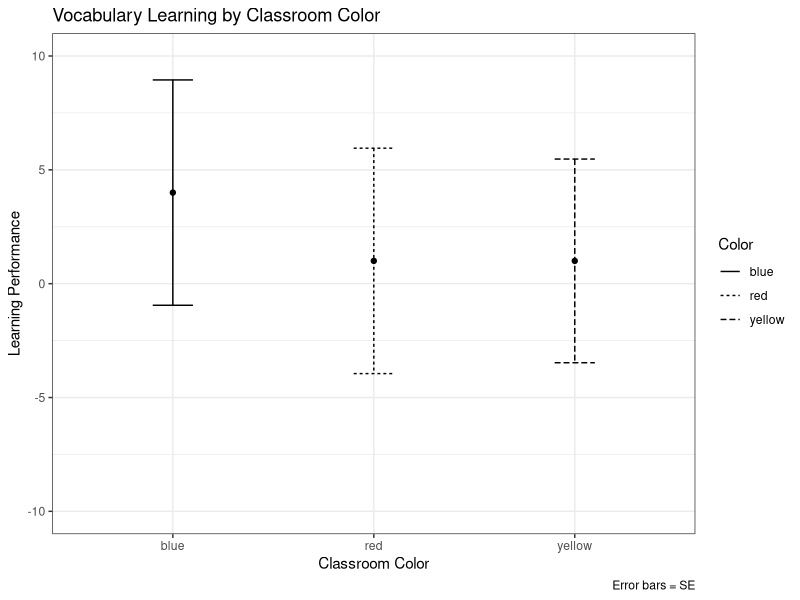
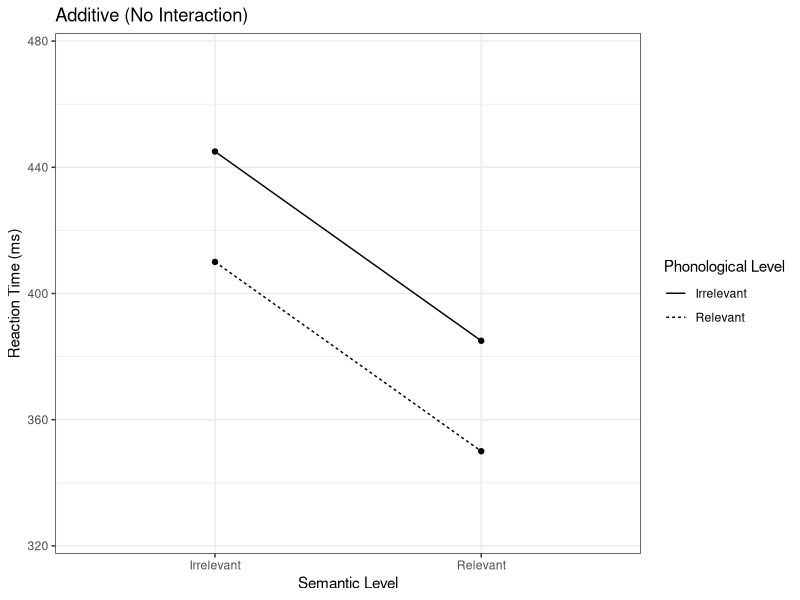
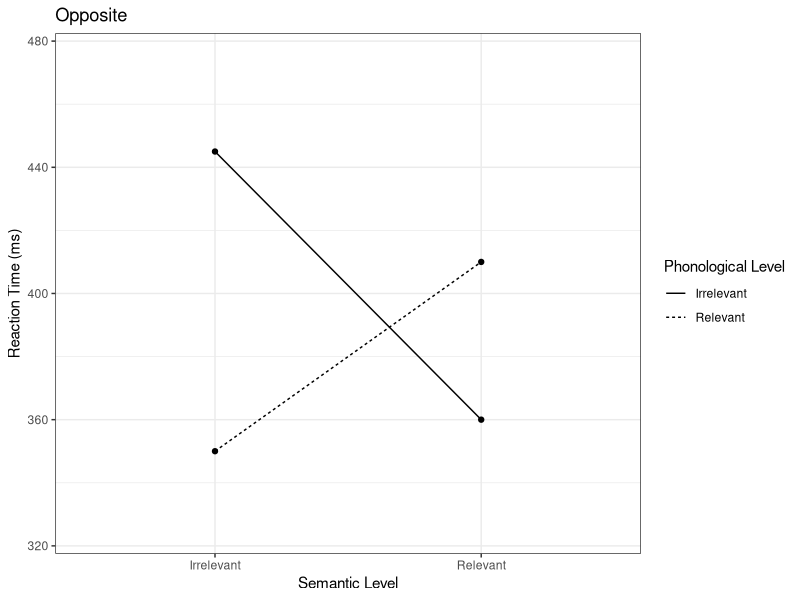
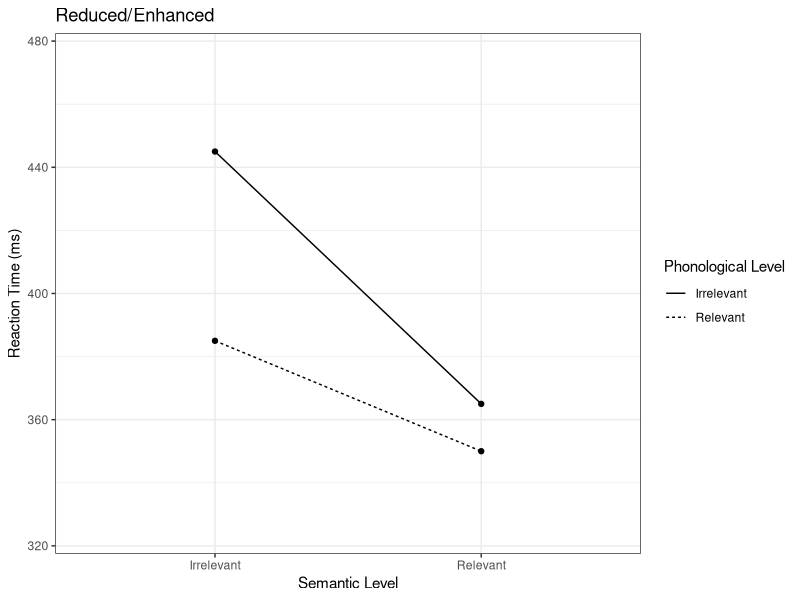

Source code (R) for these figures, in order:
# 記得先設定工作目錄！

# 三之二
# 讀取教室顏色影響生字學習的資料
exp1 = read.delim("ColoredRooms.txt", header = T)
head(exp1) 

# 產生並儲存ANOVA的檢定結果
colors.aov = aov(Learning ~ Color, data = exp1)	
# ANOVA檢定的基本資訊
colors.aov

summary(colors.aov)	# 產生正式的統計檢定報告

# 練習一
# 依exp1的Color因子層次分組計算Learning平均數並整理為資料框
exp.avg = aggregate(Learning ~ Color, FUN = mean, data = exp1)
# 取出每個教室的子集合並計算Learning標準誤
exp.blue = subset(exp1, Color == "blue")
blue.se = sqrt(sum(((exp.blue$Learning - mean(exp.blue$Learning)) ^ 2)) / 
                 (sd(exp.blue$Learning) / nrow(exp.blue)))
exp.red = subset(exp1, Color == "red")
red.se = sqrt(sum(((exp.red$Learning - mean(exp.red$Learning)) ^ 2)) / 
                 (sd(exp.red$Learning) / nrow(exp.red)))
exp.yellow = subset(exp1, Color == "yellow")
yellow.se = sqrt(sum(((exp.yellow$Learning - mean(exp.yellow$Learning)) ^ 2)) / 
                (sd(exp.yellow$Learning) / nrow(exp.yellow)))

# 將標準誤數值依照exp.avg裡Classroom層次的順序合併為單一向量，並存入exp.avg
# 中的SE欄位
exp.avg$SE = c(blue.se, red.se, yellow.se)

library(ggplot2)

# 依教室顏色不同繪製型式不同的線條(linetype)
ggplot(data = exp.avg, mapping = aes(x = Color, y = Learning, group = Color, linetype = Color)) +
  # 繪製資料點而不是資料長條，因為標準誤有小於0的時候(長條圖的基準值為0)
  geom_point() +
  geom_errorbar(mapping = aes(ymin = Learning - SE, ymax = Learning + SE), width = 0.2)  +
  scale_y_continuous(limits = c(-10, 10)) +
  # 應該在圖表的附註說明誤差線的範圍指的是哪一種統計數據
  labs(title = "Vocabulary Learning by Classroom Color", x = "Classroom Color", 
       y = "Learning Performance", caption = "Error bars = SE") +
  theme_bw()

# 驗證教室顏色ANOVA檢定中的右尾p值
pf(q = 11.25, df1 = 2, df2 = 12, lower.tail = F)	# p值正是.00177

# 練習二
# 取出每個教室學生的子集合
exp.blue = subset(exp1, Color == "blue")
exp.red = subset(exp1, Color == "red")
exp.yellow = subset(exp1, Color == "yellow")

# 取得每個子集合樣本生字學習表現平均值
blue.mean = mean(exp.blue$Learning)
red.mean = mean(exp.red$Learning)
yellow.mean = mean(exp.yellow$Learning)

# 取得每個樣本的組內平方和
blue.ss = sum((exp.blue$Learning - blue.mean) ^ 2)
red.ss = sum((exp.red$Learning - red.mean) ^ 2)
yellow.ss = sum((exp.yellow$Learning - yellow.mean) ^ 2)

# 將平方和加總得到SSwithin
ss.within = sum(blue.ss, red.ss, yellow.ss)

# 練習三(假設你已進行過練習二所以仍然有著練習二的資料)
# 取得所有樣本平均數
grand.mean = mean(exp1$Learning)
# 計算每個樣本的組間平方和。雖然我們三組樣本數都一樣，我們這邊還是選擇使用
# nrow()取出每組樣本的列數，練習未來每組樣本可能大小不一樣的情況
blue.ss.within = nrow(exp.blue) * (blue.mean - grand.mean) ^ 2
red.ss.within = nrow(exp.red) * (red.mean - grand.mean) ^ 2
yellow.ss.within = nrow(exp.yellow) * (yellow.mean - grand.mean) ^ 2
# 將所有組間平方和加總，得到SSbetween
ss.between = sum(blue.ss.within, red.ss.within, yellow.ss.within)

# 三之三之二
# 進行教室顏色例子的事後比較
exp.blue = subset(exp1, Color == "blue")
exp.red = subset(exp1, Color == "red")
exp.yellow = subset(exp1, Color == "yellow")

# 成對t檢定(假設變異數相同)
t.test(exp.blue$Learning, exp.red$Learning, var.equal = T)    # 藍vs.紅 p = .0047
t.test(exp.blue$Learning, exp.yellow$Learning, var.equal = T) # 藍vs.黃 p = .0028
t.test(exp.red$Learning, exp.yellow$Learning, var.equal = T)  # 紅vs.黃 p = 1

# 三之三之三
# 計算Tukey HSD事後檢定的HsD值
# 先使用qtukey()函數計算q.crit值
q.crit = qtukey(1 - 0.05, 3, 12)
# 套用<公式十四>計算出HSD值
q.crit * sqrt(1.333 / 5) 

# 如同之前的方式產生並儲存ANOVA的檢定結果
colors.aov = aov(Learning ~ Color, data = exp1)	
# 根據ANOVA的模型進行事後比較檢定
TukeyHSD(colors.aov)

# 利用校正後的p值回推至兩樣本實際的平均數差異
qtukey(1 - 0.003832, 3, 12) * sqrt(1.333 / 5) 

# 四之一
# 練習四
# 別忘了載入套件
library(ggplot2)
# 根據數據建立資料框
semphon.1 = data.frame(SemRel = c(rep("Irrelevant", 2), 
                                  rep("Relevant",2  )), 
                       PhonRel = rep(c("Irrelevant", "Relevant"),2), 
                       RT = c(445, 410, 385, 350))

# 老樣子，將不同欄位對應到不同的繪圖元素。這裡的重點是將PhonRel欄位對應至分組
# 以及線條樣式
ggplot(data = semphon.1, aes(x = SemRel, y = RT, 
                           group = PhonRel, linetype = PhonRel)) +
  # 加上線條
  geom_line()+
  # 加上代表數值的點
  geom_point()+
  # 設定合理的Y軸範圍
  scale_y_continuous(limits = c(325, 475)) +
  # 設定合理的主標題、軸標題、以及線條樣式的圖例標題
  labs(title = "Additive (No Interaction)", x = "Semantic Level", 
       y = "Reaction Time (ms)", 
       linetype = "Phonological Level") + 
  theme_bw()

# 建立另外兩個資料框並使用相同邏輯產生圖表，注意圖表標題的差異
semphon.2 = data.frame(SemRel = c(rep("Irrelevant", 2), 
                                  rep("Relevant",2  )), 
                       PhonRel = rep(c("Irrelevant", "Relevant"),2), 
                       RT = c(445, 350, 360, 410))



ggplot(data = semphon.2, aes(x = SemRel, y = RT, 
                           group = PhonRel, linetype = PhonRel)) +
  geom_line()+
  geom_point()+
  scale_y_continuous(limits = c(325, 475)) +
  labs(title = "Opposite", x = "Semantic Level", 
       y = "Reaction Time (ms)", 
       linetype = "Phonological Level") + 
  theme_bw()

semphon.3 = data.frame(SemRel = c(rep("Irrelevant", 2), 
                                  rep("Relevant",2  )), 
                       PhonRel = rep(c("Irrelevant", "Relevant"),2), 
                       RT = c(445, 385, 365, 350))

ggplot(data = semphon.3, aes(x = SemRel, y = RT, 
                             group = PhonRel, linetype = PhonRel)) +
  geom_line()+
  geom_point()+
  scale_y_continuous(limits = c(325, 475)) +
  labs(title = "Reduced/Enhanced", x = "Semantic Level", 
       y = "Reaction Time (ms)", 
       linetype = "Phonological Level") + 
  theme_bw()
